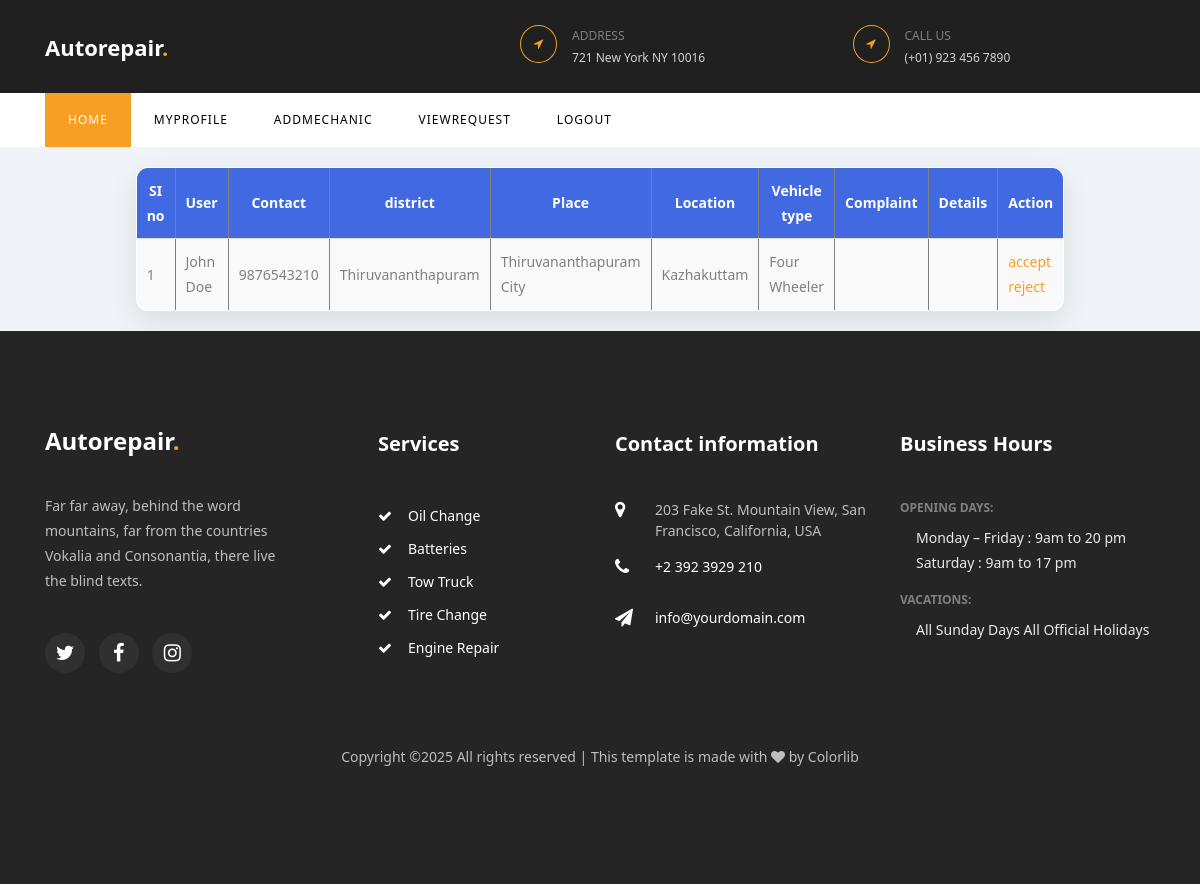
/Workshop/Viewrequest.php (signed in), run on the app's committed database.
### tables this page shows
CREATE TABLE tbl_rereques (
    request_id INT AUTO_INCREMENT PRIMARY KEY,
    user_id INT NOT NULL,
    workshop_id INT NOT NULL,
    vehicletype_id INT NOT NULL,
    Complainttype_id INT NOT NULL,
    request_description TEXT,
    request_date TIMESTAMP DEFAULT CURRENT_TIMESTAMP,
    request_status INT DEFAULT 0,  
    FOREIGN KEY (user_id) REFERENCES tbl_newuser(user_id),
    FOREIGN KEY (workshop_id) REFERENCES tbl_workshopreg(workshopreg_id),
    FOREIGN KEY (vehicletype_id) REFERENCES tbl_vechicletype(vehicletype_id),
    FOREIGN KEY (Complainttype_id) REFERENCES tbl_complainttype(Complainttype_id)
);

CREATE TABLE tbl_newuser (
    user_id INT AUTO_INCREMENT PRIMARY KEY,
    user_name VARCHAR(100) NOT NULL,
    user_email VARCHAR(100) UNIQUE NOT NULL,
    user_contact VARCHAR(15) NOT NULL,
    user_password VARCHAR(255) NOT NULL,
    user_photo VARCHAR(255),
    location_id INT NOT NULL,
    user_status INT DEFAULT 1,
    created_at TIMESTAMP DEFAULT CURRENT_TIMESTAMP,
    FOREIGN KEY (location_id) REFERENCES tbl_location(location_id)
);

CREATE TABLE tbl_district (
    district_id INT AUTO_INCREMENT PRIMARY KEY,
    district_name VARCHAR(100) NOT NULL,
    district_status INT DEFAULT 1,
    created_at TIMESTAMP DEFAULT CURRENT_TIMESTAMP
);

CREATE TABLE tbl_place (
    place_id INT AUTO_INCREMENT PRIMARY KEY,
    place_name VARCHAR(100) NOT NULL,
    district_id INT NOT NULL,
    place_status INT DEFAULT 1,
    created_at TIMESTAMP DEFAULT CURRENT_TIMESTAMP,
    FOREIGN KEY (district_id) REFERENCES tbl_district(district_id)
);

CREATE TABLE tbl_location (
    location_id INT AUTO_INCREMENT PRIMARY KEY,
    location_name VARCHAR(100) NOT NULL,
    place_id INT NOT NULL,
    location_status INT DEFAULT 1,
    created_at TIMESTAMP DEFAULT CURRENT_TIMESTAMP,
    FOREIGN KEY (place_id) REFERENCES tbl_place(place_id)
);

CREATE TABLE tbl_vechicletype (
    vehicletype_id INT AUTO_INCREMENT PRIMARY KEY,
    vehicletype_name VARCHAR(100) NOT NULL,
    vehicletype_status INT DEFAULT 1,
    created_at TIMESTAMP DEFAULT CURRENT_TIMESTAMP
);

### Workshop/Viewrequest.php (the view, shortened to what this page needs)
<?php
include('../Assets/Connection/Connection.php');
 include('Head.php');
		?>
<!DOCTYPE html PUBLIC "-//W3C//DTD XHTML 1.0 Transitional//EN" "http://www.w3.org/TR/xhtml1/DTD/xhtml1-transitional.dtd">
<html xmlns="http://www.w3.org/1999/xhtml">
<head>
</head>
<body>
<form id="form1" name="form1" method="post" action="">
<table width="569" border="1">
  <tr>
  <th style="background-color: #4169E1; color: white; text-align: center;">SI no</th>
  <th style="background-color: #4169E1; color: white; text-align: center;">User</th>
  <th style="background-color: #4169E1; color: white; text-align: center;">Contact</th>
  <th style="background-color: #4169E1; color: white; text-align: center;">district</th>
  <th style="background-color: #4169E1; color: white; text-align: center;">Place</th>
  <th style="background-color: #4169E1; color: white; text-align: center;">Location</th>
  <th style="background-color: #4169E1; color: white; text-align: center;">Vehicle type</th>
  <th style="background-color: #4169E1; color: white; text-align: center;">Complaint</th>
  <th style="background-color: #4169E1; color: white; text-align: center;">Details</th>
  <th style="background-color: #4169E1; color: white; text-align: center;">Action</th>
  </tr>
  <?php
	$i=0;
	 $select = "
    SELECT * FROM tbl_rereques r
    INNER JOIN tbl_newuser n ON r.user_id = n.user_id
    INNER JOIN tbl_location l ON n.location_id = l.location_id
    INNER JOIN tbl_place p ON l.place_id = p.place_id
    INNER JOIN tbl_district d ON p.district_id = d.district_id
    INNER JOIN tbl_vechicletype v ON r.vehicletype_id = v.vehicletype_id
    INNER JOIN tbl_complainttype c ON r.Complainttype_id = c.Complainttype_id
    INNER JOIN tbl_workshopreg w ON r.workshop_id = w.workshopreg_id
    WHERE w.workshopreg_id='".$_SESSION['workshop']."'  ";
$row=$conn->query($select);
	while($result=$row->fetch_assoc())
	{
		$i++;
		?>
  <tr>
    <td><?php echo $i?></td>
    <td><?Php echo $result['user_name']?></td>
    <td><?Php echo $result['user_contact']?></td>
    <td><?Php echo $result['district_name']?></td>
    <td><?Php echo $result['place_name']?></td>
    <td><?Php echo $result['location_name']?></td>
    <td><?Php echo $result['vehicletype_name']?></td>
    <td><?Php echo $result['Complainttype_name']?></td>
    <td><?Php echo $result['request_details']?></td>
    <td><?php
	if($result['request_status']==0)
	{
		?>
        <a href="Viewrequest.php?aid=<?php echo $result['request_id']?>">accept</a>
      <a href="Viewrequest.php?rid=<?php echo $result['request_id']?>">reject</a>
        <?php
	}
	?>
    </td>
    <?php
	}
	?>
  </tr>
</table>
</form>
</body>
</html>
<?php
include('Foot.php');
?>

### Workshop/Viewrequest.php (style rules this page uses)
body { font-family: 'Segoe UI', Tahoma, Geneva, Verdana, sans-serif; background-color: #f0f4f8; margin: 0; padding: 0; display: flex; flex-direction: column; min-height: 100vh; }
table { width: 50%; border-collapse: collapse; margin: 20px auto; background-color: white; border-radius: 12px; box-shadow: 0 10px 30px rgba(0, 0, 0, 0.1); overflow: hidden; transition: transform 0.3s ease; }
th, td { padding: 10px; text-align: left; border-bottom: 1px solid #ddd; }
th { background-color: #4169E1 !important; color: white !important; text-align: center; }
td { background-color: #f9f9f9; }

### data on the page
tbl_rereques: user.user_name "John Doe", user.user_contact "9876543210", tbl_district.district_name "Thiruvananthapuram", tbl_place.place_name "Thiruvananthapuram City", tbl_location.location_name "Kazhakuttam", vehicletype.vehicletype_name "Four Wheeler"
